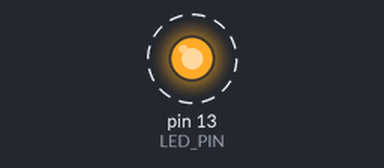
Bench run of a sketch on a simulated Arduino Uno, built with avr-gcc and run on an emulated ATmega328P. Shown: output pins drawn as LEDs (lit = HIGH). Dashed ring = blinking. What the sketch prints to the serial monitor is not drawn.

Above: at 0.2 s.
Timing chart, 0 to 3.0 s (numbered marks = the images above):
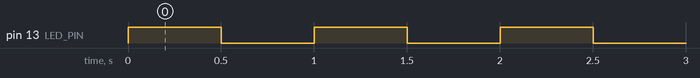

Measured:
- by itself, pin 13 (LED_PIN): alternates HIGH for 0.50 s and LOW for 0.50 s

The sketch:

main.ino
```cpp
/*
 * Drone_Firmware - Arduino / C++ Firmware Entrypoint
 */

const int LED_PIN = 13; // Status LED

void setup() {
  Serial.begin(115200);
  pinMode(LED_PIN, OUTPUT);
  Serial.println("[Drone_Firmware] System Boot Complete.");
}

void loop() {
  digitalWrite(LED_PIN, HIGH);
  delay(500);
  digitalWrite(LED_PIN, LOW);
  delay(500);
}
```
